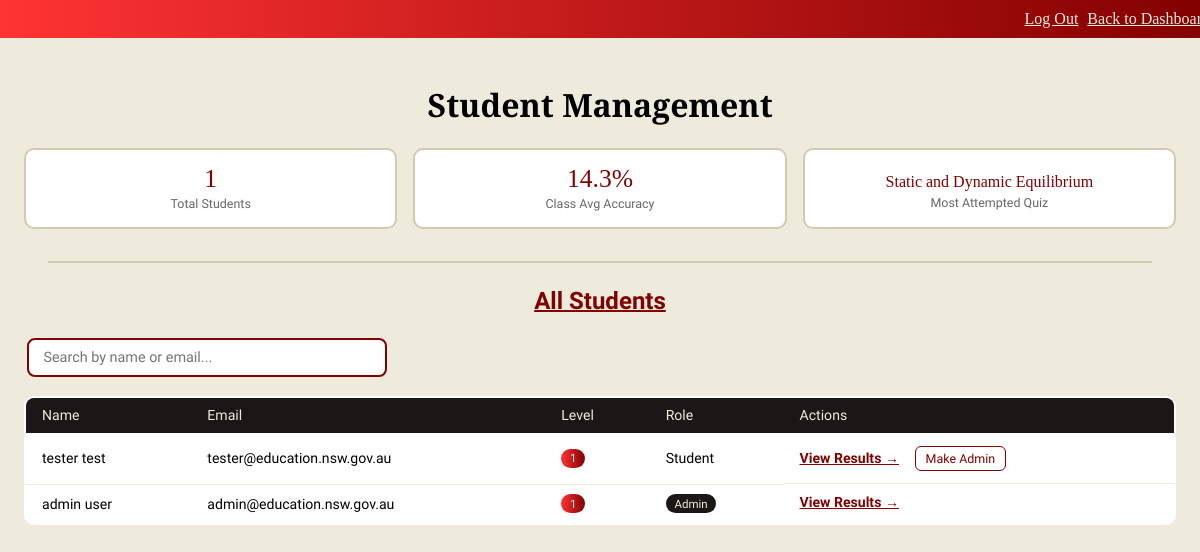
The app's page /usermanagement (signed in) with its own data.
### tables this page shows
CREATE TABLE users (id INTEGER primary key AUTOINCREMENT,
                                            first_name VARCHAR(50) NOT NULL, 
                                            last_name VARCHAR(50) NOT NULL, 
                                            email VARCHAR(50) UNIQUE NOT NULL, 
                                            password VARCHAR(50) NOT NULL,
                                            level INTEGER DEFAULT 1,
                                            is_admin BOOLEAN DEFAULT FALSE);

### app.py (the view)
@app.route("/usermanagement")
def user_management():
    if not session.get('is_admin'):
        return redirect(url_for('login'))
    login_conn = sqlite3.connect('database/LoginData.db')
    login_cursor = login_conn.cursor()
    users = login_cursor.execute(
        "SELECT first_name, last_name, email, is_admin, id, level FROM users ORDER BY last_name"
    ).fetchall()
    total_students = login_cursor.execute(
        "SELECT COUNT(*) FROM users WHERE is_admin = 0").fetchone()[0]
    class_avg = login_cursor.execute(
        "SELECT ROUND(AVG(accuracy),1) FROM results").fetchone()[0] or 0
    login_conn.close()
    q_conn = sqlite3.connect('database/Questions.db')
    q_cursor = q_conn.cursor()
    login_conn2 = sqlite3.connect('database/LoginData.db')
    login_cursor2 = login_conn2.cursor()
    top_quiz_row = login_cursor2.execute(
        "SELECT quiz_id, COUNT(*) as cnt FROM results GROUP BY quiz_id ORDER BY cnt DESC LIMIT 1"
    ).fetchone()
    top_quiz_name = ''
    if top_quiz_row:
        q = q_cursor.execute('SELECT name FROM quizzes WHERE id=?', (top_quiz_row[0],)).fetchone()
        top_quiz_name = q[0] if q else 'Unknown'
    q_conn.close()
    login_conn2.close()
    return render_template("studentManagement.html",
        users=users, total_students=total_students,
        class_avg=class_avg, top_quiz_name=top_quiz_name)

### templates/studentManagement.html (shortened to what this page needs)
<!DOCTYPE html>
<html lang="en">
<head>
    <link rel="stylesheet" type="text/css" href="{{ url_for('static', filename='main.css') }}">
</head>
<body>
    <div class="banner">
        <div class="banner-content">
            <a href="{{ url_for('logout') }}">Log Out</a>
            <a href="{{ url_for('teacher_home') }}">Back to Dashboard</a>
        </div>
    </div>
    <div class="page-wrap">
        <h1>Student Management</h1>
        <div class="stats-bar">
            <div class="stat-card">
                <div class="stat-value">{{ total_students }}</div>
                <div class="stat-label">Total Students</div>
            </div>
            <div class="stat-card">
                <div class="stat-value">{{ class_avg }}%</div>
                <div class="stat-label">Class Avg Accuracy</div>
            </div>
            <div class="stat-card">
                <div class="stat-value" style="font-size:1rem;padding-top:0.4rem;">{{ top_quiz_name or '—' }}</div>
                <div class="stat-label">Most Attempted Quiz</div>
            </div>
        </div>
        <hr class="divider">
        <h2>All Students</h2>
        <div class="search-wrap">
            <input type="text" id="searchInput" placeholder="Search by name or email..."
                   onkeyup="filterTable()">
        </div>
        <table class="data-table" id="studentTable">
            <thead>
                <tr>
                    <th>Name</th>
                    <th>Email</th>
                    <th>Level</th>
                    <th>Role</th>
                    <th>Actions</th>
                </tr>
            </thead>
            <tbody>
            {% for u in users %}
            <tr>
                <td>{{ u[0] }} {{ u[1] }}</td>
                <td>{{ u[2] }}</td>
                <td><span class="level-badge">{{ u[5] if u[5] else 1 }}</span></td>
                <td>
                    {% if u[3] == 1 %}
                    <span class="admin-badge">Admin</span>
                    {% else %}
                    Student
                    {% endif %}
                </td>
                <td style="display:flex;gap:0.5rem;align-items:center;">
                    <a href="{{ url_for('student_detail', user_id=u[4]) }}" class="tbl-link">View Results →</a>
                    {% if u[3] == 0 %}
                    <a href="{{ url_for('make_admin', email=u[2]) }}">
                        <button class="make-admin-btn">Make Admin</button>
                    </a>
                    {% endif %}
                </td>
            </tr>
            {% endfor %}
            </tbody>
        </table>
    </div>
</body>
</html>

### static/main.css (style rules this page uses)
body { background-color: #eeebdd; font-family: Metamorphous; margin: 0; padding: 0; }
div { display: block; align-content: center; }
.banner { background-image: linear-gradient(to right, #Ff3333, #810000); font-family: Cinzel Decorative; text-align: right; padding: 10px; position: sticky; width: 100%; margin-bottom: 0px; }
a { color: #EEEBDD; text-decoration: underline; padding-left: 5px; }
h2 { text-decoration: underline; text-decoration-thickness: 2px; text-align: center; color: #810000; }
h1 { text-align: center; font-family: Cinzel Decorative; }
input { padding: 5px; background-color: white; font-family: Macondo; border-radius: 10px; border: 2px solid #810000; color: #1b1717; margin: 3px; }
button { background-color: #810000; font-family: Macondo; border-radius: 8px; border-color: #810000; color: #EEEBDD; padding: 8px; margin: 3px; }

### templates/studentManagement.html (style rules this page uses)
.divider { border: none; border-top: 2px solid #d4c9b0; margin: 0.5rem 1.5rem 1.5rem; }
.page-wrap { padding: 1.5rem; }
.stats-bar { display: grid; grid-template-columns: repeat(auto-fit, minmax(160px, 1fr)); gap: 1rem; margin-bottom: 2rem; }
.stat-card { background: white; border: 2px solid #d4c9b0; border-radius: 10px; padding: 1rem; text-align: center; }
.stat-value { font-family: Cinzel Decorative; font-size: 1.6rem; color: #810000; line-height: 1; margin-bottom: 0.3rem; }
.stat-label { font-size: 0.78rem; color: #666; }
.data-table { width: 100%; border-collapse: collapse; font-size: 0.88rem; background: white; border-radius: 10px; overflow: hidden; border: 2px solid #d4c9b0; }
.data-table th { background: #1b1717; color: #eeebdd; font-family: Metamorphous; padding: 0.6rem 1rem; text-align: left; font-weight: normal; }
.data-table td { padding: 0.6rem 1rem; border-bottom: 1px solid #eeebdd; }
.data-table tr:last-child td { border-bottom: none; }
.admin-badge { display: inline-block; background: #1b1717; color: #eeebdd; font-size: 0.72rem; padding: 0.15rem 0.55rem; border-radius: 10px; font-family: Metamorphous; }
.level-badge { display: inline-block; background: linear-gradient(to right, #FF3333, #810000); color: #eeebdd; font-size: 0.72rem; padding: 0.15rem 0.55rem; border-radius: 10px; font-family: Metamorphous; }
.tbl-link { color: #810000; font-weight: bold; text-decoration: underline; padding: 0; }
.make-admin-btn { background: none; border: 1px solid #810000; color: #810000; font-family: Metamorphous; font-size: 0.78rem; padding: 0.25rem 0.6rem; border-radius: 6px; cursor: pointer; }
.search-wrap { margin-bottom: 1rem; }
.search-wrap input { width: 100%; max-width: 360px; padding: 0.55rem 0.9rem; border: 2px solid #810000; border-radius: 8px; font-family: Metamorphous; font-size: 0.9rem; background: white; box-sizing: border-box; }

### records on screen
users: first_name "tester", last_name "test", email "tester@education.nsw.gov.au", level "1", is_admin "Student"
users: first_name "admin", last_name "user", email "admin@education.nsw.gov.au", level "1", is_admin "Admin"

### other values on screen
{{ total_students }} "1"
{{ class_avg }} "14.3"
{{ top_quiz_name or '—' }} "Static and Dynamic Equilibrium"
